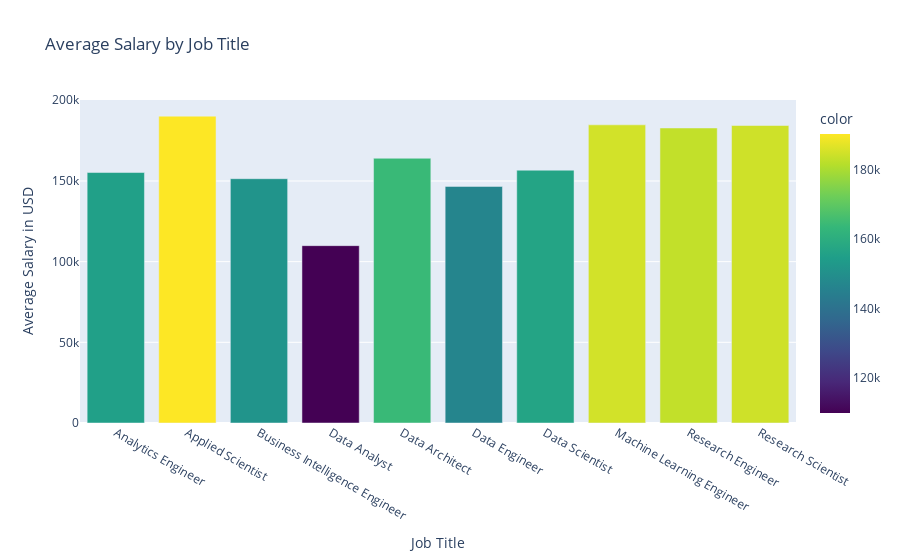

Notebook cell for this chart:
### Code cell
import plotly.express as px

# Interactive Average Salary by Job Title with Color Gradient
fig3 = px.bar(x=top_job_titles_avg.index, y=top_job_titles_avg.values,
              labels={'x': 'Job Title', 'y': 'Average Salary in USD'},
              title='Average Salary by Job Title',
              color=top_job_titles_avg.values,  # Add color based on salary values
              color_continuous_scale=px.colors.sequential.Viridis)  # Use a continuous color scale
fig3.show()

### Figure 1 — Plotly figure (JSON) as saved in the notebook; plotly's stock layout.template omitted (floating-point values rounded to 4 significant figures)
{"data": [{"alignmentgroup": "True", "hovertemplate": "Job Title=%{x}<br>Average Salary in USD=%{y}<br>color=%{marker.color}<extra></extra>", "legendgroup": "", "marker": {"color": [155200.0, 190200.0, 151400.0, 109900.0, 164100.0, 146600.0, 156700.0, 184800.0, 182800.0, 184400.0], "coloraxis": "coloraxis", "pattern": {"shape": ""}}, "name": "", "offsetgroup": "", "orientation": "v", "showlegend": false, "textposition": "auto", "type": "bar", "x": ["Analytics Engineer", "Applied Scientist", "Business Intelligence Engineer", "Data Analyst", "Data Architect", "Data Engineer", "Data Scientist", "Machine Learning Engineer", "Research Engineer", "Research Scientist"], "xaxis": "x", "y": [155200.0, 190200.0, 151400.0, 109900.0, 164100.0, 146600.0, 156700.0, 184800.0, 182800.0, 184400.0], "yaxis": "y"}], "layout": {"autosize": true, "barmode": "relative", "coloraxis": {"colorbar": {"title": {"text": "color"}}, "colorscale": [[0, "#440154"], [0.1111, "#482878"], [0.2222, "#3e4989"], [0.3333, "#31688e"], [0.4444, "#26828e"], [0.5556, "#1f9e89"], [0.6667, "#35b779"], [0.7778, "#6ece58"], [0.8889, "#b5de2b"], [1, "#fde725"]]}, "legend": {"tracegroupgap": 0}, "title": {"text": "Average Salary by Job Title"}, "xaxis": {"anchor": "y", "autorange": true, "domain": [0, 1], "range": [-0.5, 9.5], "title": {"text": "Job Title"}, "type": "category"}, "yaxis": {"anchor": "x", "autorange": true, "domain": [0, 1], "range": [0, 200200.0], "title": {"text": "Average Salary in USD"}, "type": "linear"}}}
